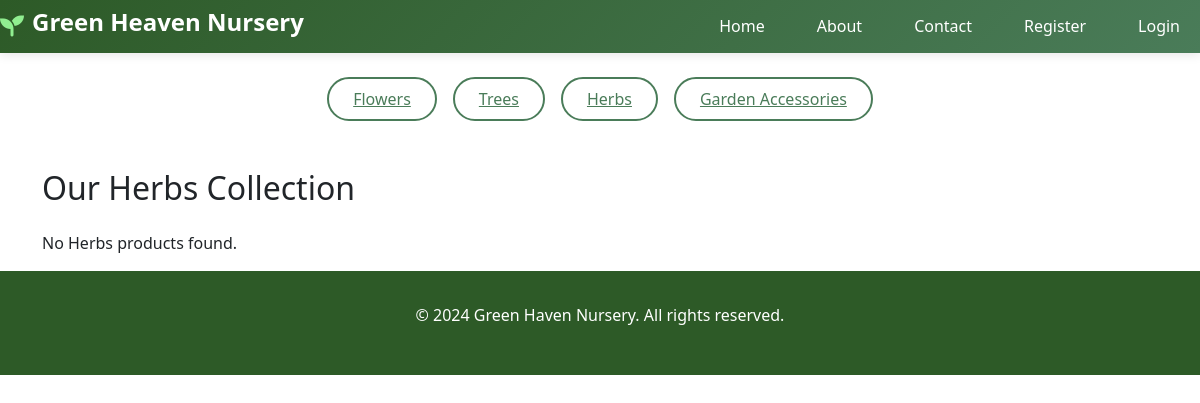
The page /herbs/ on the database as committed earlier.
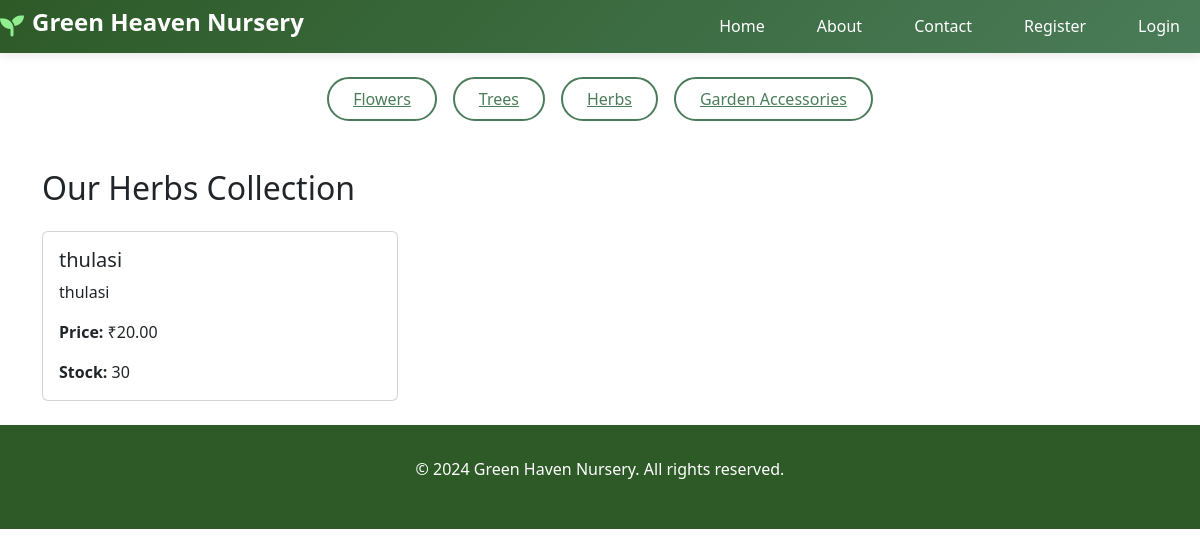
The same page on the database as committed later.
### plants/models.py (models this page shows, shortened)
class Product(models.Model):
    category = models.ForeignKey(Category, on_delete=models.CASCADE, related_name='products')
    name = models.CharField(max_length=150)
    description = models.TextField()
    price = models.DecimalField(max_digits=8, decimal_places=2)
    stock = models.PositiveIntegerField(default=0)
    image = models.ImageField(upload_to='product_images/', blank=True, null=True)
    created_at = models.DateTimeField(auto_now_add=True)

### plants/views.py (the view)
# urls.py: path('herbs/', views.herbs_view, name='herbs'),
def herbs_view(request):
    try:
        herbs_category = Category.objects.get(name__iexact="herbs")
        herbs_products = Product.objects.filter(category=herbs_category)
    except Category.DoesNotExist:
        herbs_products = []
    return render(request, 'herbs.html', {'products': herbs_products})

### templates/herbs.html (shortened to what this page needs)
{% extends 'base.html' %}
{% block content %}
<div class="container mt-4">
     <div class="filter-buttons">
        <a href="/flowers" class="filter-btn">Flowers</a>
        <a href="/trees" class="filter-btn">Trees</a>
        <a href="/herbs" class="filter-btn">Herbs</a>
        <a href="/accessories" class="filter-btn">Garden Accessories</a>
    </div>
    <h2 class="mb-4"> Our Herbs Collection </h2>
    <div class="row">
        {% for product in products %}
            <div class="col-md-4 mb-4">
                <div class="card h-100">
                    <div class="card-body">
                        <h5 class="card-title">{{ product.name }}</h5>
                        <p class="card-text">{{ product.description }}</p>
                        <p class="card-text"><strong>Price:</strong> ₹{{ product.price }}</p>
                        <p class="card-text"><strong>Stock:</strong> {{ product.stock }}</p>
                    </div>
                </div>
            </div>
        {% empty %}
            <p>No Herbs products found.</p>
        {% endfor %}
    </div>
</div>
{% endblock %}

### templates/base.html (shortened to what this page needs)
{% load static %}
<!DOCTYPE html>
<html lang="en">
<head>
    <link rel="stylesheet" href="{% static 'css/style.css' %}">
    <link href="https://cdnjs.cloudflare.com/ajax/libs/font-awesome/6.0.0/css/all.min.css" rel="stylesheet">
    <link href="https://cdn.jsdelivr.net/npm/bootstrap@5.3.3/dist/css/bootstrap.min.css" rel="stylesheet">
    <link href="https://cdn.jsdelivr.net/npm/bootstrap-icons@1.10.5/font/bootstrap-icons.css" rel="stylesheet">
</head>
<body>
    <header>
        <nav class="navbar">
            <div class="nav-brand">
                <i class="fas fa-seedling"></i>
                <h1>Green Heaven Nursery</h1>
            </div>
            <div class="nav-links">
                <a href="{% url 'home' %}">Home</a>
                {% if user.is_authenticated %}
                <a href="{% url 'plants' %}">Plants</a>
                <a href="{% url 'about' %}">About</a>
                <a href="{% url 'contact' %}">Contact</a>
                <a href="{% url 'signout' %}">Logout</a>
                {% else %}
                <a href="{% url 'about' %}">About</a>
                <a href="{% url 'contact' %}">Contact</a>
                <a href="{% url 'register' %}">Register</a>
                <a href="{% url 'signin' %}">Login</a>
                {% endif %}
            </div>
        </nav>
    </header>
    {% block content %}
    {% endblock %}
    <footer>
        <p>&copy; 2024 Green Haven Nursery. All rights reserved.</p>
    </footer>
</body>
</html>

### static/css/style.css (style rules this page uses)
* { margin: 0; padding: 0; box-sizing: border-box; }
body { font-family: 'Arial', sans-serif; line-height: 1.6; color: #333; background-color: #f8f9fa; }
.navbar { background: linear-gradient(135deg, #2d5a27, #4a7c59); color: white; padding: 1rem 2rem; display: flex; justify-content: space-between; align-items: center; position: fixed; top: 0; width: 100%; z-index: 1000; box-shadow: 0 2px 10px rgba(0,0,0,0.1); }
.nav-brand { display: flex; align-items: center; gap: 0.5rem; }
.nav-brand i { font-size: 1.5rem; color: #90EE90; }
.nav-brand h1 { font-size: 1.5rem; font-weight: bold; }
.nav-links { display: flex; align-items: center; gap: 2rem; }
.nav-links a { color: white; text-decoration: none; font-weight: 500; transition: color 0.3s; margin-right: 20px; }
.filter-buttons { display: flex; justify-content: center; gap: 1rem; margin-bottom: 3rem; flex-wrap: wrap; }
.filter-btn { background: white; border: 2px solid #4a7c59; color: #4a7c59; padding: 0.5rem 1.5rem; border-radius: 25px; cursor: pointer; transition: all 0.3s; font-weight: 500; }
footer { background: #2d5a27; color: white; text-align: center; padding: 2rem; }

Rows that differ between the two databases and show on the page:
added Product: name "thulasi", description "thulasi", price "20.00", stock "30"
Other text that changed with them:
text no longer shown: "No Herbs products found."
